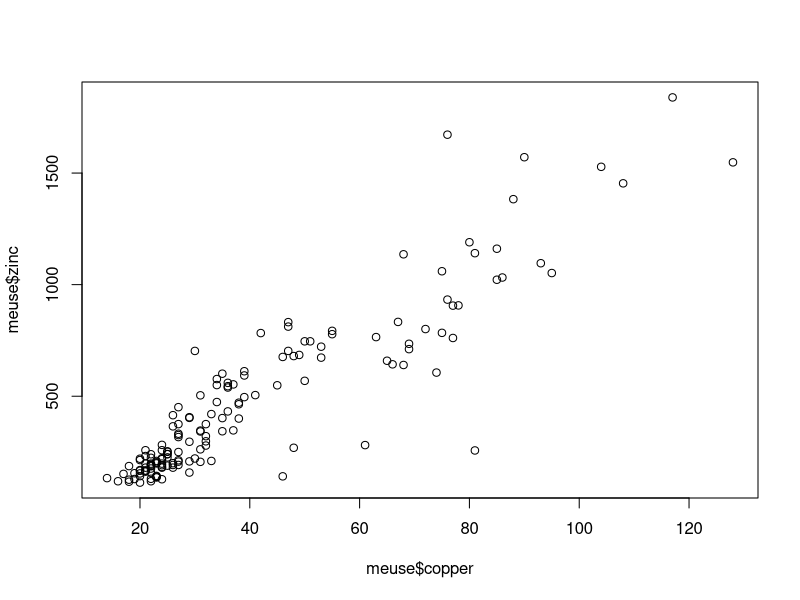
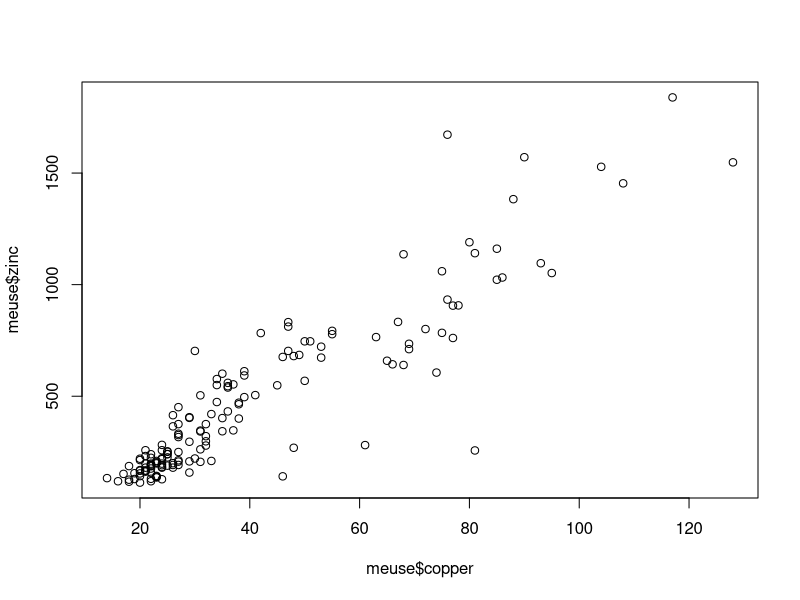

Generate these figures, in order, with R: (Note: this script raises an error after producing the figures.)
install.packages('sp')
library(sp)
data("meuse")
View(meuse)
#cor(meuse$copper,meuse$zinc, method ='spearman')

plot(meuse$copper, meuse$zinc)

plot(meuse$copper,meuse$zinc)

cor(meuse$copper, meuse$zinc)

view(meuse[, c('copper', 'zinc')])

by(meuse[, c('copper', 'zinc')], meuse$soil, cor)


# valores extremos 

boxplot(meuse$copper)

extremos<-boxplot(meuse$copper)$out

meuse1<- meuse[-which(meuse$copper %in% extremos), ]

plot( meuse$dist, meuse$copper, col=meuse$soil)
cor(meuse$copper, meuse$dist)
cor(meuse$copper, meuse$dist, method = 'spearman')



# testar se a correlacao é estatisticamente significativa

cor.test(meuse$copper,meuse$zinc)

View(meuse1)

cor(meuse1$copper, meuse1$zinc)

hist(meuse$copper)
hist(meuse$zinc)

plot(meuse$copper, meuse$zinc)
cor(meuse$copper, meuse$zinc)
by(meuse[, c('copper', 'zinc')], meuse$soil, cor)


outlier <- boxplot(meuse$copper)$out 

meuse[meuse$copper,]

meuse1 <- meuse[-which(meuse$copper %in% outlier ), ]

cor(meuse1$copper, meuse1$zinc, method = 'spearman')
by(meuse1[, c('copper', 'zinc')], meuse1$soil, cor, method ='spearman')




#================================ ANALISE DE REGRESSAO =====================================================

plot( meuse$lead, meuse$copper)
cor(meuse$copper,meuse$lead)

# y= a+bx

# declive = coeficiente X sy/sx
# intercepto = mediay- declive*mediax

b<- 0.8183069* sd(meuse$copper)/sd(meuse$zinc)
b
a <- mean(meuse$copper)-b*mean(meuse$zinc)
a

valores_previsto <- a+b*meuse$zinc
valores_previsto

plot(meuse$zinc, meuse$copper)
#lines(valores_previsto
abline(a=a, b=b, col='red')


model1<-lm(meuse$copper ~ meuse$zinc)
summary(model1)

cor(meuse$copper,meuse$zinc)^2*100


plot(meuse$x,meuse$y)


plot(meuse$dist, log(meuse$copper))

model2<-lm(meuse$copper~meuse$dist)

model3<-lm(log(meuse$copper)~meuse$dist)

summary(model3)
summary(model2)


















setwd('C:/Users/Rachid/Dropbox/MESTRADO EM GEOHIDROLOGIA/ProbEstatistica/ProbEstatistica')


x <- runif(500, 0,1)
y<-x

png('relacao_funcional.png', width = 600, height = 600)
par(mfrow = c(2,2))
plot(x,y, pch=16)
y<-(x-0.5)^2
plot(x,y)

y<- 0.5*sin(2*pi*x)+0.5

plot(x,y)

y<- 1.5*exp(2*x)
plot(x,y)

dev.off()




png('relacao_estatistica.png', width = 600, height = 600)
par(mfrow = c(2,2))
y<-x+rnorm(length(x), 0.1 ,0.1)

plot(x,y, pch=16)
y<-(x-0.5)^2+rnorm(length(x), 0.1 ,0.1)
plot(x,y,pch=16)

y<- 0.5*sin(2*pi*x)+0.5+rnorm(length(x), 0.1 ,0.1)

plot(x,y,pch=16)

y<- 1.5*exp(2*x)+rnorm(length(x), 0.1 ,0.1)
plot(x,y,pch=16)

dev.off()
